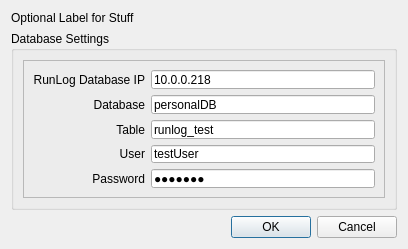
<?xml version="1.0" encoding="UTF-8"?>
<ui version="4.0">
 <class>Dialog</class>
 <widget class="QDialog" name="Dialog">
  <property name="geometry">
   <rect>
    <x>0</x>
    <y>0</y>
    <width>408</width>
    <height>249</height>
   </rect>
  </property>
  <property name="minimumSize">
   <size>
    <width>297</width>
    <height>226</height>
   </size>
  </property>
  <property name="maximumSize">
   <size>
    <width>479</width>
    <height>294</height>
   </size>
  </property>
  <property name="windowTitle">
   <string>Dialog</string>
  </property>
  <layout class="QGridLayout" name="gridLayout">
   <item row="1" column="0">
    <widget class="QGroupBox" name="groupBox">
     <property name="title">
      <string>Database Settings</string>
     </property>
     <layout class="QGridLayout" name="gridLayout_2">
      <item row="0" column="0">
       <widget class="QFrame" name="frame">
        <property name="frameShape">
         <enum>QFrame::StyledPanel</enum>
        </property>
        <property name="frameShadow">
         <enum>QFrame::Raised</enum>
        </property>
        <layout class="QGridLayout" name="gridLayout_3">
         <item row="0" column="0">
          <layout class="QFormLayout" name="formLayout">
           <property name="fieldGrowthPolicy">
            <enum>QFormLayout::AllNonFixedFieldsGrow</enum>
           </property>
           <property name="labelAlignment">
            <set>Qt::AlignRight|Qt::AlignTrailing|Qt::AlignVCenter</set>
           </property>
           <item row="0" column="0">
            <widget class="QLabel" name="label">
             <property name="text">
              <string>RunLog Database IP</string>
             </property>
             <property name="alignment">
              <set>Qt::AlignRight|Qt::AlignTrailing|Qt::AlignVCenter</set>
             </property>
            </widget>
           </item>
           <item row="0" column="1">
            <widget class="QLineEdit" name="editIP">
             <property name="text">
              <string>10.0.0.218</string>
             </property>
            </widget>
           </item>
           <item row="1" column="0">
            <widget class="QLabel" name="label_2">
             <property name="text">
              <string>Database</string>
             </property>
             <property name="alignment">
              <set>Qt::AlignRight|Qt::AlignTrailing|Qt::AlignVCenter</set>
             </property>
            </widget>
           </item>
           <item row="1" column="1">
            <widget class="QLineEdit" name="editDatabase">
             <property name="text">
              <string>personalDB</string>
             </property>
            </widget>
           </item>
           <item row="2" column="0">
            <widget class="QLabel" name="label_3">
             <property name="text">
              <string>Table</string>
             </property>
             <property name="alignment">
              <set>Qt::AlignRight|Qt::AlignTrailing|Qt::AlignVCenter</set>
             </property>
            </widget>
           </item>
           <item row="3" column="0">
            <widget class="QLabel" name="label_4">
             <property name="text">
              <string>User</string>
             </property>
             <property name="alignment">
              <set>Qt::AlignRight|Qt::AlignTrailing|Qt::AlignVCenter</set>
             </property>
            </widget>
           </item>
           <item row="3" column="1">
            <widget class="QLineEdit" name="editUser">
             <property name="text">
              <string>testUser</string>
             </property>
            </widget>
           </item>
           <item row="4" column="0">
            <widget class="QLabel" name="label_5">
             <property name="text">
              <string>Password</string>
             </property>
             <property name="alignment">
              <set>Qt::AlignRight|Qt::AlignTrailing|Qt::AlignVCenter</set>
             </property>
            </widget>
           </item>
           <item row="4" column="1">
            <widget class="QLineEdit" name="editPassword">
             <property name="text">
              <string>test123</string>
             </property>
             <property name="echoMode">
              <enum>QLineEdit::Password</enum>
             </property>
            </widget>
           </item>
           <item row="2" column="1">
            <widget class="QLineEdit" name="editTable">
             <property name="text">
              <string>runlog_test</string>
             </property>
            </widget>
           </item>
          </layout>
         </item>
        </layout>
       </widget>
      </item>
     </layout>
    </widget>
   </item>
   <item row="2" column="0">
    <widget class="QDialogButtonBox" name="buttonBox">
     <property name="orientation">
      <enum>Qt::Horizontal</enum>
     </property>
     <property name="standardButtons">
      <set>QDialogButtonBox::Cancel|QDialogButtonBox::Ok</set>
     </property>
    </widget>
   </item>
   <item row="0" column="0">
    <widget class="QLabel" name="messageLabel">
     <property name="text">
      <string>Optional Label for Stuff</string>
     </property>
    </widget>
   </item>
  </layout>
 </widget>
 <tabstops>
  <tabstop>editPassword</tabstop>
  <tabstop>buttonBox</tabstop>
  <tabstop>editIP</tabstop>
  <tabstop>editDatabase</tabstop>
  <tabstop>editTable</tabstop>
  <tabstop>editUser</tabstop>
 </tabstops>
 <resources/>
 <connections/>
</ui>
